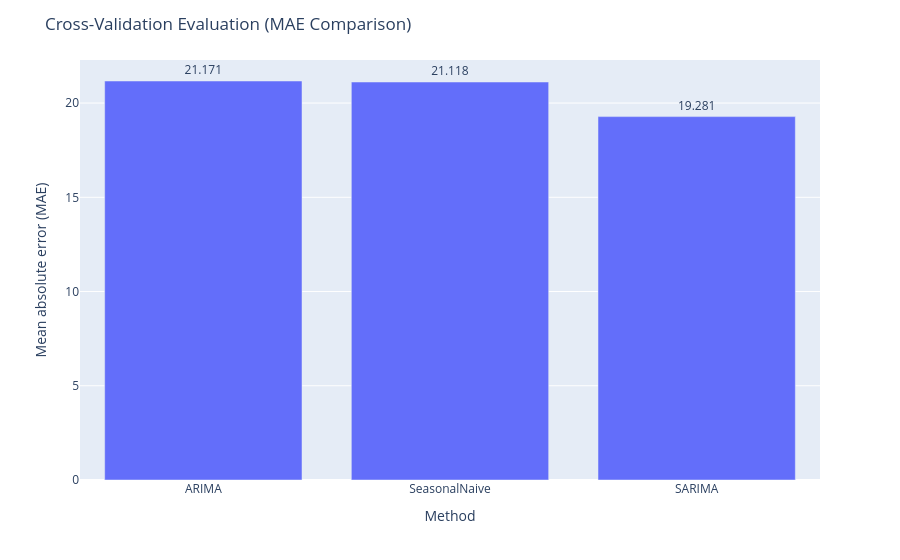

Notebook code for this chart:
### Code cell
import plotly.express as px
import pandas as pd

# 1. Extract methods and values from the CV dataframe
methods = cv_eval.columns[1:].tolist()
values = cv_eval.iloc[0, 1:].tolist()

# 2. Package into a DataFrame
df_plot = pd.DataFrame({
    'Method': methods,
    'Mean absolute error (MAE)': values
})

# 3. Sort the data (descending order to match reverse=True)
df_plot = df_plot.sort_values(by='Mean absolute error (MAE)', ascending=False)

# 4. Create the interactive bar chart
fig = px.bar(
    df_plot, 
    x='Method', 
    y='Mean absolute error (MAE)',
    text='Mean absolute error (MAE)'
)

# 5. Format to 3 decimal places and add clear titles
fig.update_traces(
    texttemplate='%{text:.3f}', 
    textposition='outside'
)
fig.update_layout(
    title="Cross-Validation Evaluation (MAE Comparison)",
    yaxis_title="Mean absolute error (MAE)"
)

# 6. Render the interactive chart
fig.show()

### Figure 1 — Plotly figure (JSON) as saved in the notebook; plotly's stock layout.template omitted (floating-point values rounded to 4 significant figures)
{"data": [{"hovertemplate": "Method=%{x}<br>Mean absolute error (MAE)=%{text}<extra></extra>", "legendgroup": "", "marker": {"color": "#636efa", "pattern": {"shape": ""}}, "name": "", "orientation": "v", "showlegend": false, "text": [21.17, 21.12, 19.28], "textposition": "outside", "texttemplate": "%{text:.3f}", "type": "bar", "x": ["ARIMA", "SeasonalNaive", "SARIMA"], "xaxis": "x", "y": [21.17, 21.12, 19.28], "yaxis": "y"}], "layout": {"barmode": "relative", "legend": {"tracegroupgap": 0}, "margin": {"t": 60}, "title": {"text": "Cross-Validation Evaluation (MAE Comparison)"}, "xaxis": {"anchor": "y", "domain": [0, 1], "title": {"text": "Method"}}, "yaxis": {"anchor": "x", "domain": [0, 1], "title": {"text": "Mean absolute error (MAE)"}}}}
